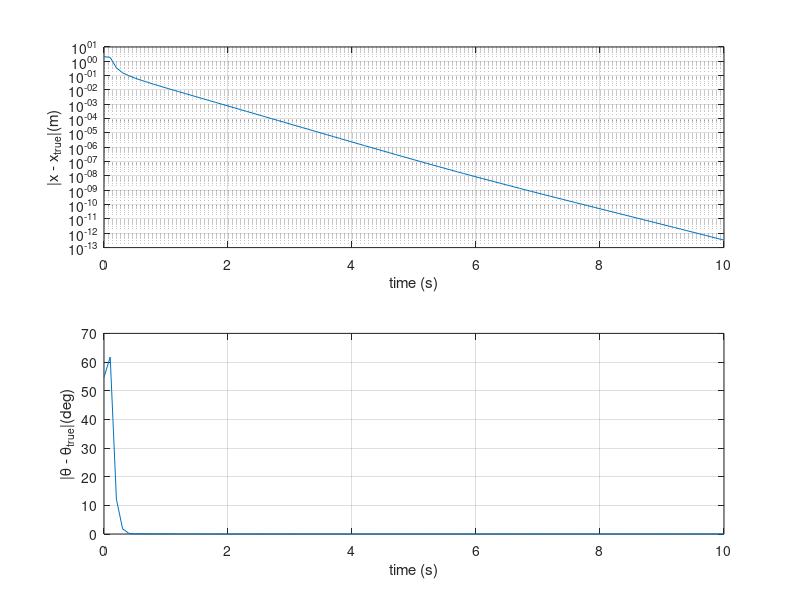

MATLAB code to generate this figure: (Note: this script raises an error after producing the figure.)
load('variables_SE(2).mat')

%True position of robot
x_ttrue = zeros(2, iter);
for i=1:iter
    x_ttrue(:, i)=Pose(1:2,3*i);
end

%Find norm with real position of robot
norm_iter = zeros(iter);
for i = 1:iter
    norm_iter(i)= norm(x_hat(:, i) - x_ttrue(:, i));
end

figure;


% Plot position norm
subplot(2,1,1);
lg= plot(dt*(0:iter-1), norm_iter(1:iter));
set(gca, 'YScale', 'log')
%lg(1).LineWidth = 1;
grid on
xlabel('time (s)')
ylabel('|x - x_{true}|(m)')


%Angle error norm
angle_norm = zeros(1,iter);
for i=1:iter
    angle_norm(1, i) =norm(angles(i, 1) - angles_true(i, 1))*180/pi;
end
subplot(2,1,2);
plot((0:iter-1)*dt, angle_norm(1,:),'LineStyle','-');
ylabel('|\theta - \theta_{true}|(deg)')
xlabel('time (s)')
grid on

sgtitle("Position and Angle Error")
